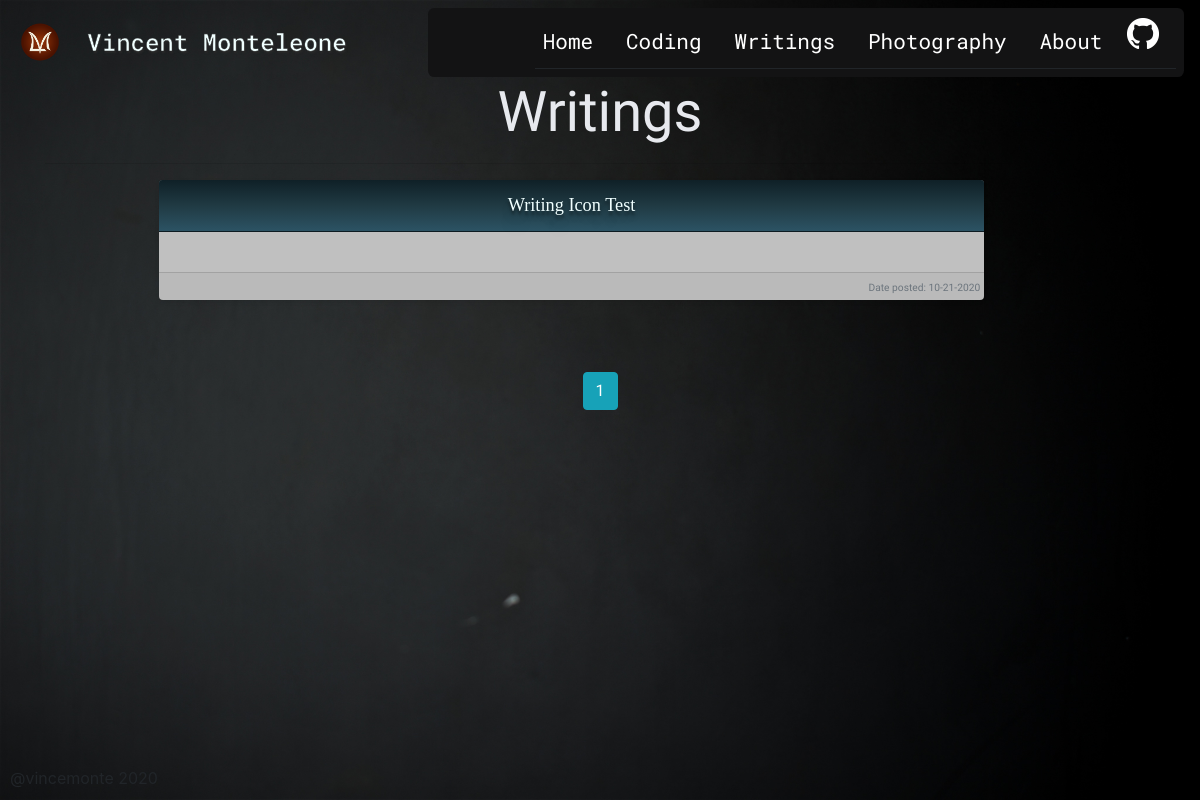
Page /writings on the earlier database version.
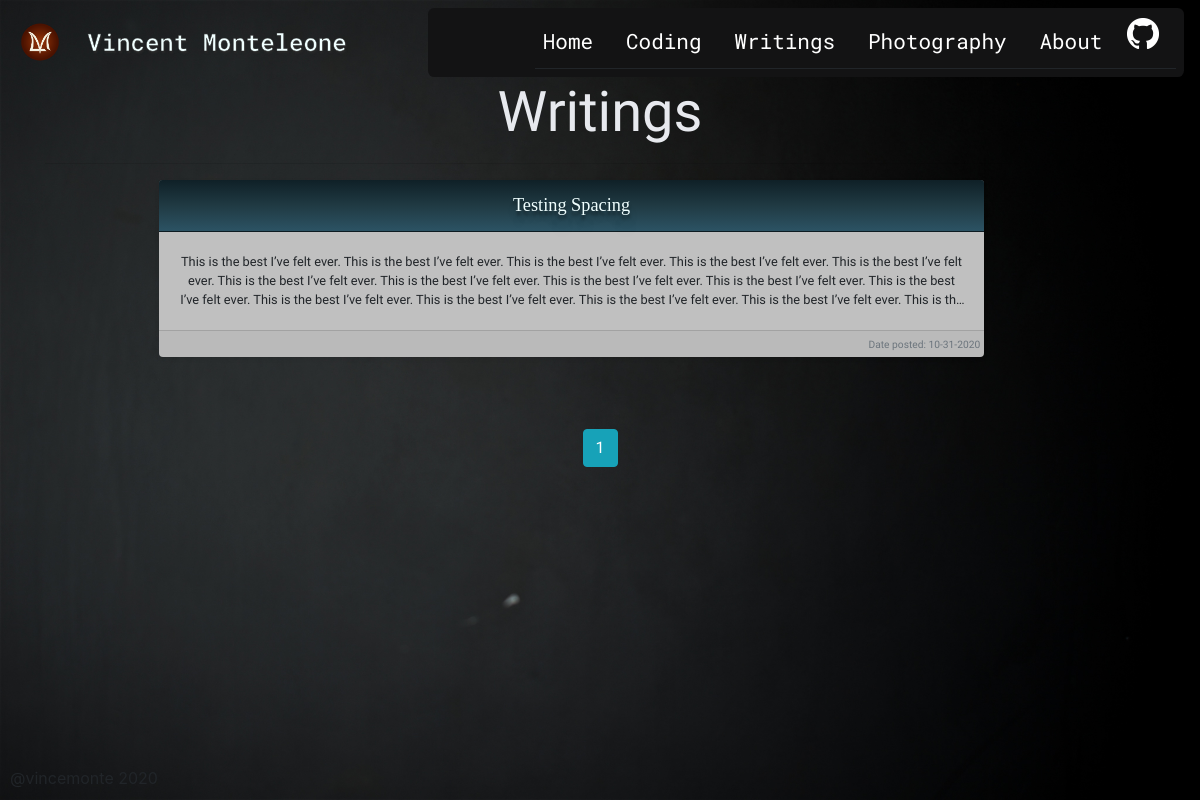
Same page on the later database version.
### personalWebsite/models.py (models this page shows, shortened)
class Project(db.Model):
    id = db.Column(db.Integer, primary_key=True)
    title = db.Column(db.String(100), nullable=False)
    type = db.Column(db.String(20), nullable=False)
    content= db.Column(db.Text, nullable=True)
    files = db.Column(db.String(80), nullable=True) #holds the path to the file images
    date_posted = db.Column(db.DateTime, nullable=False, default=datetime.now)
    user_id = db.Column(db.Integer, db.ForeignKey('user.id'), nullable=False)
    home_post = db.relationship('HomePost', backref='project', uselist=False)

### personalWebsite/posts/routes.py (the view)
@posts.route('/writings')
def writings():
    page = request.args.get('page', 1, type=int)
    posts = Project.query.filter_by(type='writing').order_by(Project.id.desc()).paginate(page=page, per_page=10)
    return render_template('writings.html', posts=posts)

### personalWebsite/templates/writings.html (shortened to what this page needs)
{% extends "layout.html" %}
{% block content %}
<div class="container post-section">
  <h1 class="display-4 text-white-2 text-center">Writings</h1>
  <hr>
  <div class="row text-center">
    {% for post in posts.items %}
    <div class="col-lg-9">
      <div class="card mb-4 shadow-sm">
        <div class="card-header">
          <a class = "card-title" href="{{ url_for('posts.project', title=post.title) }}">{{ post.title }}</a>
        </div>
        <div class="card-body">
          <p class= "card-text ellipsis-text">{{ post.content }}</p>
        </div>
        <div class="card-footer text-right">
          <small class="text-muted">Date posted: {{ post.date_posted.strftime('%m-%d-%Y') }}</small>
        </div>
      </div>
    </div>
    {% endfor %}
  </div>
  <div class="container mt-5 text-center">
    {% for page_num in posts.iter_pages(left_edge=1, right_edge=1, left_current=1, right_current=2) %}
      {% if page_num %}
        {% if posts.page == page_num %}
          <a class="btn btn-info mb-4" href="{{ url_for('posts.writings', page=page_num) }}">{{ page_num }}</a>
        {% else %}
          <a class="btn btn-outline-info mb-4" href="{{ url_for('posts.writings', page=page_num) }}">{{ page_num }}</a>
        {% endif %}
      {% else %}
        <small>...</small>
      {% endif %}
    {% endfor %}
  </div>
</div>
{% endblock content %}

Differences in the rows shown:
no longer on this page (row edited): Project: title "Writing Icon Test", date_posted "10-21-2020"
added Project: title "Testing Spacing", content "This is the best I’ve felt ever. This is the best I’ve felt ever. This is the best I’ve felt ever. This is the best I’ve felt ever. This is the best I’ve felt ever. This is the best I’ve felt ever. This is the best I’ve felt ever. This is the best I’ve felt ever. This is the best I’ve felt ever. This is the best I’ve felt ever. This is the best I’ve felt ever. This is the best I’ve felt ever. This is the best I’ve felt ever. This is the best I’ve felt ever. This is…", date_posted "10-31-2020"
